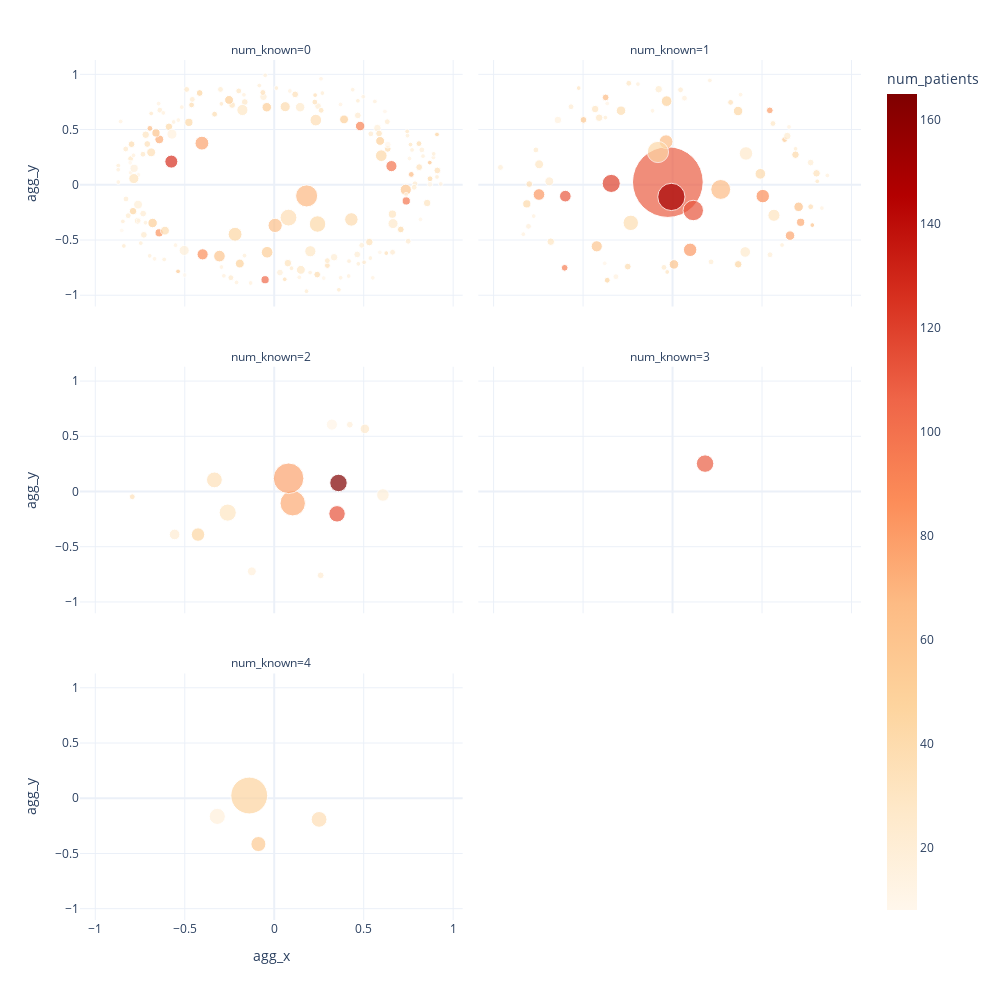

Notebook cell for this chart:
### Markdown cell above
## Clique Motifs with Patient Responses

### Code cell
clique_response_frame = clique_motif_frame.merge(number_responses)

fig = px.scatter(
    clique_response_frame, x = 'agg_x', y = 'agg_y', size = 'membership',
    size_max = 50, hover_name='clique_idx', hover_data=['qseqid', 'sequences', 'sseqid'],
    color = 'num_patients', color_continuous_scale="OrRd",
    facet_col="num_known",facet_col_wrap=2
)

fig.update_layout(
    height = 1000, width = 1000
)

fig.write_html("../figures/enriched_set_clique_motifs/patient_responses.html")

fig

### Figure 1 — Plotly figure (JSON) as saved in the notebook; plotly's stock layout.template omitted (floating-point values rounded to 4 significant figures; data arrays with more than 128 entries replaced by an {"elided": "..."} marker saying what was removed)
{"data": [{"customdata": {"elided": "178 empty rows"}, "hovertemplate": "<b>%{hovertext}</b><br><br>num_known=0<br>agg_x=%{x}<br>agg_y=%{y}<br>membership=%{marker.size}<br>qseqid=%{customdata[0]}<br>sequences=%{customdata[1]}<br>sseqid=%{customdata[2]}<br>num_patients=%{marker.color}<extra></extra>", "hovertext": {"elided": "178 int values"}, "legendgroup": "", "marker": {"color": {"elided": "178 int values"}, "coloraxis": "coloraxis", "size": {"elided": "178 int values"}, "sizemode": "area", "sizeref": 0.1768, "symbol": "circle"}, "mode": "markers", "name": "", "orientation": "v", "showlegend": false, "type": "scatter", "x": {"elided": "178 float values"}, "xaxis": "x5", "y": {"elided": "178 float values"}, "yaxis": "y5"}, {"customdata": {"elided": "77 rows, 241 str values in total"}, "hovertemplate": "<b>%{hovertext}</b><br><br>num_known=1<br>agg_x=%{x}<br>agg_y=%{y}<br>membership=%{marker.size}<br>qseqid=%{customdata[0]}<br>sequences=%{customdata[1]}<br>sseqid=%{customdata[2]}<br>num_patients=%{marker.color}<extra></extra>", "hovertext": [266, 269, 227, 243, 201, 221, 197, 235, 203, 202, 232, 249, 215, 250, 264, 261, 0, 187, 86, 82, 77, 74, 70, 193, 64, 62, 59, 58, 55, 48, 47, 87, 46, 37, 36, 32, 29, 27, 26, 22, 19, 9, 8, 7, 6, 3, 41, 89, 137, 93, 160, 155, 163, 153, 151, 150, 90, 149, 165, 138, 171, 136, 135, 131, 134, 110, 125, 94, 176, 117, 115, 114, 173, 106, 103, 97, 96], "legendgroup": "", "marker": {"color": [29, 32, 31, 13, 16, 20, 16, 60, 15, 18, 23, 16, 16, 18, 11, 17, 109, 21, 34, 41, 74, 24, 30, 16, 60, 76, 38, 45, 62, 41, 25, 30, 49, 82, 111, 32, 86, 26, 81, 65, 38, 120, 66, 112, 43, 150, 58, 41, 29, 23, 20, 17, 22, 18, 46, 30, 31, 21, 25, 20, 37, 25, 24, 67, 54, 57, 39, 28, 35, 21, 94, 80, 15, 37, 23, 45, 16], "coloraxis": "coloraxis", "size": [2, 2, 2, 2, 2, 2, 2, 2, 2, 2, 2, 2, 2, 2, 2, 2, 442, 2, 5, 6, 6, 7, 7, 2, 8, 8, 8, 8, 8, 10, 10, 5, 10, 12, 12, 13, 16, 16, 16, 17, 21, 29, 35, 37, 40, 66, 11, 5, 3, 5, 3, 3, 3, 3, 3, 3, 5, 3, 3, 3, 3, 3, 3, 4, 3, 4, 4, 5, 3, 4, 4, 4, 3, 4, 5, 5, 5], "sizemode": "area", "sizeref": 0.1768, "symbol": "circle"}, "mode": "markers", "name": "", "orientation": "v", "showlegend": false, "type": "scatter", "x": [0.8088, -0.02977, -0.5246, -0.3652, -0.7758, 0.612, -0.8339, 0.7811, 0.8346, -0.1934, 0.6876, 0.6509, -0.1118, 0.2088, -0.3788, 0.8652, -0.02615, -0.3756, 0.8048, -0.8144, 0.7159, -0.6887, -0.7455, 0.3805, 0.007822, 0.6568, -0.2879, 0.3663, 0.7046, 0.4908, 0.4062, -0.6805, -0.03305, -0.7463, -0.5992, 0.5667, 0.5043, 0.4106, 0.0984, -0.0361, -0.2334, -0.3427, 0.2692, 0.1159, -0.08154, -0.006452, -0.4235, 0.6872, 0.5613, -0.07729, -0.9616, 0.06673, -0.5672, -0.8052, -0.3648, -0.2445, -0.4324, 0.2154, -0.7637, 0.5447, 0.7721, -0.04789, 0.0448, -0.3738, 0.6265, -0.4977, -0.2502, -0.4102, 0.3246, 0.7719, -0.6028, 0.5436, -0.3164, -0.8008, 0.6415, 0.367, -0.641], "xaxis": "x6", "y": [0.03164, -0.7896, 0.8755, 0.736, -0.2835, -0.5455, -0.4476, -0.3651, -0.2113, 0.9116, 0.325, 0.5239, 0.6697, 0.9445, -0.7112, 0.08458, 0.02453, 0.6081, 0.1037, -0.173, -0.3397, 0.03131, 0.1852, 0.8161, -0.721, -0.4605, 0.6705, 0.6679, -0.1995, 0.09914, -0.6082, -0.5152, 0.7574, -0.08808, -0.1028, -0.2762, -0.1026, 0.2839, -0.589, 0.3897, -0.3447, 0.01223, -0.04243, -0.2329, 0.2968, -0.1099, -0.5573, 0.2724, 0.5547, 0.8655, 0.1574, 0.7846, 0.7065, -0.3763, -0.8643, 0.9193, 0.6858, -0.6978, 0.3153, -0.6334, -0.199, -0.7477, 0.8598, 0.791, 0.4096, 0.5874, -0.7409, 0.607, 0.7464, 0.2015, -0.7517, 0.6737, -0.8319, 0.006527, 0.4417, -0.7201, 0.5866], "yaxis": "y6"}, {"customdata": [[["clique_10_MEME-0_6.0e-954", "clique_10_MEME-3_1.7e-007"], ["RNQNVNDRRNFD", "CGLEKGGPPWTP"], ["eid_1067300::cytoadherence_linked_asexual_protein_3.1_[Plasmodium_falciparum_3D7]", "eid_181625::erythrocyte_membrane_protein_1"]], [["clique_12_MEME-0_3.4e-203", "clique_12_MEME-1_7.4e-070"], ["NNEYYKEFYKKL", "DYKTVDKFLNLL"], ["eid_71354::major_merozoite_surface_antigen", "eid_1066699::glutamate-rich_protein_[Plasmodium_falciparum_3D7]"]], [["clique_4_MEME-0_1.3e-2238", "clique_4_MEME-2_1.0e-011"], ["GQQNTGLKNTPS", "LNKDIRNKDLKN"], ["eid_1067917::high_molecular_weight_rhoptry_protein_3_[Plasmodium_falciparum_3D7]", "eid_1066836::erythrocyte_binding_antigen-175_[Plasmodium_falciparum_3D7]"]], [["clique_2_MEME-1_4.1e-546", "clique_2_MEME-5_4.6e-017"], ["YKZLKEVVEENG", "YEQLKDVVEKNG"], ["eid_501542::liver_stage-specific_antigen_1", "eid_11799::Liver_stage_antigen"]], [["clique_15_MEME-0_1.2e-209", "clique_15_MEME-1_1.7e-045"], ["NDTEVKDKVKKQ", "VEEGIKE"], ["eid_1067371::mature_parasite-infected_erythrocyte_surface_antigen_[Plasmodium_falciparum_3D7]", "eid_1068514::mature_parasite-infected_erythrocyte_surface_antigen_[Plasmodium_falciparum_3D7]"]], [["clique_31_MEME-1_7.2e-033", "clique_31_MEME-2_1.6e-011"], ["NADNKED", "FHKILTNTD"], ["eid_1068703::MSP7-like_protein_[Plasmodium_falciparum_3D7]", "eid_73821::Glycophorin-binding_protein"]], [["clique_17_MEME-0_6.0e-280", "clique_17_MEME-1_2.2e-083"], ["RPQFLRWFTEWG", "DEFCRERKKKE"], ["eid_1067630::erythrocyte_binding_antigen-140_[Plasmodium_falciparum_3D7]", "eid_181547::PfEMP1"]], [["clique_25_MEME-0_5.2e-241", "clique_25_MEME-1_2.2e-056"], ["FSDGSAFGGGLP", "GLSVTNS"], ["eid_466413::erythrocyte_membrane_protein", "eid_1068688::duffy_binding-like_merozoite_surface_protein_[Plasmodium_falciparum_3D7]"]], [["clique_140_MEME-0_3.7e-012", "clique_140_MEME-1_9.8e-006"], ["HDIYDIDTF", "DMCKKCDEIKYL"], ["eid_1067530::erythrocyte_binding_antigen-140_[Plasmodium_falciparum_3D7]", "eid_1066720::erythrocyte_binding_antigen-140_[Plasmodium_falciparum_3D7]"]], [["clique_40_MEME-0_7.9e-324", "clique_40_MEME-1_3.1e-051"], ["SNGREDKVSNGG", "DEVSNGRED"], ["eid_914261::S-antigen_[Plasmodium_falciparum_3D7]", "eid_913339::S-antigen_[Plasmodium_falciparum_3D7]"]], [["clique_49_MEME-0_1.2e-048", "clique_49_MEME-2_5.6e-007"], ["INNMYVKEFYEK", "CWDKCDPFEQW"], ["eid_179993::merozoite_surface_protein_8", "eid_1067841::erythrocyte_binding_antigen-175_[Plasmodium_falciparum_3D7]"]], [["clique_57_MEME-0_1.9e-064", "clique_57_MEME-1_3.3e-023"], ["EFYKKLKEKTYN", "NSINNIYY"], ["eid_1066998::cytoadherence_linked_asexual_protein_3.2_[Plasmodium_falciparum_3D7]", "eid_1068183::cytoadherence_linked_asexual_protein_8_[Plasmodium_falciparum_3D7]"]], [["clique_119_MEME-0_2.9e-030", "clique_119_MEME-1_1.8e-012"], ["MSIHDGMKGQKY", "QNKNYKHLTDEE"], ["eid_1066929::erythrocyte_binding_antigen-165_[Plasmodium_falciparum_3D7]", "eid_913567::conserved_Plasmodium_protein"]], [["clique_112_MEME-0_7.6e-011", "clique_112_MEME-1_4.1e-008"], ["FIQEDQEGQTHS", "NVPSGLDIDDIP"], ["eid_1066701::glutamate-rich_protein_[Plasmodium_falciparum_3D7]", "eid_1068139::glutamate-rich_protein_[Plasmodium_falciparum_3D7]"]], [["clique_69_MEME-0_2.0e-069", "clique_69_MEME-2_2.4e-010"], ["PQYLRWFEEWAE", "VPTYFDY"], ["eid_70460::erythrocyte_membrane_protein_1_var_IT-ICAM", "eid_236163::EMP1"]]], "hovertemplate": "<b>%{hovertext}</b><br><br>num_known=2<br>agg_x=%{x}<br>agg_y=%{y}<br>membership=%{marker.size}<br>qseqid=%{customdata[0]}<br>sequences=%{customdata[1]}<br>sseqid=%{customdata[2]}<br>num_patients=%{marker.color}<extra></extra>", "hovertext": [10, 12, 4, 2, 15, 31, 17, 25, 140, 40, 49, 57, 119, 112, 69], "legendgroup": "", "marker": {"color": [165, 30, 74, 77, 113, 19, 35, 45, 35, 11, 22, 26, 18, 22, 17], "coloraxis": "coloraxis", "size": [27, 26, 57, 83, 24, 14, 22, 16, 3, 11, 10, 8, 4, 4, 7], "sizemode": "area", "sizeref": 0.1768, "symbol": "circle"}, "mode": "markers", "name": "", "orientation": "v", "showlegend": false, "type": "scatter", "x": [0.3592, -0.2599, 0.1034, 0.08026, 0.3511, 0.6075, -0.3344, -0.4259, -0.7933, 0.3222, -0.5566, 0.5066, 0.4224, 0.2596, -0.1252], "xaxis": "x3", "y": [0.0775, -0.191, -0.106, 0.1196, -0.2022, -0.03124, 0.1053, -0.3898, -0.04763, 0.6059, -0.3887, 0.5673, 0.6053, -0.7591, -0.7228], "yaxis": "y3"}, {"customdata": [[["clique_11_MEME-0_1.5e-339", "clique_11_MEME-1_2.1e-089", "clique_11_MEME-3_1.1e-013"], ["QHEIVEVEEILP", "EDKNEKV", "HTEQLDLDHKTV"], ["eid_469456::glutamate-rich_protein", "eid_913436::glutamate-rich_protein_[Plasmodium_falciparum_3D7]", "eid_1067856::glutamate-rich_protein_[Plasmodium_falciparum_3D7]"]]], "hovertemplate": "<b>%{hovertext}</b><br><br>num_known=3<br>agg_x=%{x}<br>agg_y=%{y}<br>membership=%{marker.size}<br>qseqid=%{customdata[0]}<br>sequences=%{customdata[1]}<br>sseqid=%{customdata[2]}<br>num_patients=%{marker.color}<extra></extra>", "hovertext": [11], "legendgroup": "", "marker": {"color": [109], "coloraxis": "coloraxis", "size": [27], "sizemode": "area", "sizeref": 0.1768, "symbol": "circle"}, "mode": "markers", "name": "", "orientation": "v", "showlegend": false, "type": "scatter", "x": [0.1819], "xaxis": "x4", "y": [0.2526], "yaxis": "y4"}, {"customdata": [[["clique_18_MEME-0_8.1e-803", "clique_18_MEME-1_1.2e-044", "clique_18_MEME-2_1.4e-022", "clique_18_MEME-3_3.0e-014"], ["PNANPNANPNAN", "PNANPNA", "RKPKHKKLKQPG", "QGNGQGHNM"], ["eid_756411::Circumsporozoite_protein_precursor", "eid_68038::Circumsporozoite_protein_precursor", "eid_45110::Circumsporozoite_protein_precursor", "eid_118868::Circumsporozoite_protein_precursor"]], [["clique_20_MEME-0_3.6e-104", "clique_20_MEME-1_4.2e-063", "clique_20_MEME-2_3.1e-017", "clique_20_MEME-3_1.4e-013", "clique_20_MEME-4_3.3e-007"], ["EEEDEEDIEEEN", "QQSEKKSISKVD", "EKELSNQ", "ETNDTEDTD", "DIIKHNEDVR"], ["eid_1067086::mature_parasite-infected_erythrocyte_surface_antigen_[Plasmodium_falciparum_3D7]", "eid_1068135::duffy_binding-like_merozoite_surface_protein_[Plasmodium_falciparum_3D7]", "eid_1067872::duffy_binding-like_merozoite_surface_protein_[Plasmodium_falciparum_3D7]", "eid_1068370::duffy_binding-like_merozoite_surface_protein_[Plasmodium_falciparum_3D7]"]], [["clique_1_MEME-0_3.3e-1426", "clique_1_MEME-3_3.5e-125", "clique_1_MEME-5_1.1e-022", "clique_1_MEME-8_2.6e-008"], ["GYSGIDJIBDVL", "VAKLTNSDP", "RKENELF", "WLDRHRD"], ["eid_913933::RAP_protein", "eid_73821::Glycophorin-binding_protein", "eid_73540::PfEMP1_variant_1_of_strain_MC", "eid_913519::erythrocyte_membrane_protein_1_(PfEMP1)"]], [["clique_16_MEME-0_2.1e-305", "clique_16_MEME-1_2.2e-052", "clique_16_MEME-2_8.5e-013", "clique_16_MEME-4_1.7e-007"], ["EGGACANSKIKG", "MCDLNLEHJ", "DVHNTQNTHDLL", "AFHSNTPGNQR"], ["eid_1067148::antigen_332", "eid_181762::PfEMP1", "eid_181618::erythrocyte_membrane_protein_1", "eid_1067253::high_molecular_weight_rhoptry_protein_3_[Plasmodium_falciparum_3D7]"]]], "hovertemplate": "<b>%{hovertext}</b><br><br>num_known=4<br>agg_x=%{x}<br>agg_y=%{y}<br>membership=%{marker.size}<br>qseqid=%{customdata[0]}<br>sequences=%{customdata[1]}<br>sseqid=%{customdata[2]}<br>num_patients=%{marker.color}<extra></extra>", "hovertext": [18, 20, 1, 16], "legendgroup": "", "marker": {"color": [37, 56, 47, 17], "coloraxis": "coloraxis", "size": [22, 20, 120, 23], "sizemode": "area", "sizeref": 0.1768, "symbol": "circle"}, "mode": "markers", "name": "", "orientation": "v", "showlegend": false, "type": "scatter", "x": [0.2507, -0.08843, -0.1398, -0.3181], "xaxis": "x", "y": [-0.1914, -0.4147, 0.02452, -0.1645], "yaxis": "y"}], "layout": {"annotations": [{"font": {}, "showarrow": false, "text": "num_known=4", "x": 0.245, "xanchor": "center", "xref": "paper", "y": 0.2867, "yanchor": "bottom", "yref": "paper"}, {"font": {}, "showarrow": false, "text": "num_known=2", "x": 0.245, "xanchor": "center", "xref": "paper", "y": 0.6433, "yanchor": "bottom", "yref": "paper"}, {"font": {}, "showarrow": false, "text": "num_known=3", "x": 0.755, "xanchor": "center", "xref": "paper", "y": 0.6433, "yanchor": "bottom", "yref": "paper"}, {"font": {}, "showarrow": false, "text": "num_known=0", "x": 0.245, "xanchor": "center", "xref": "paper", "y": 1.0, "yanchor": "bottom", "yref": "paper"}, {"font": {}, "showarrow": false, "text": "num_known=1", "x": 0.755, "xanchor": "center", "xref": "paper", "y": 1.0, "yanchor": "bottom", "yref": "paper"}], "coloraxis": {"colorbar": {"title": {"text": "num_patients"}}, "colorscale": [[0, "rgb(255,247,236)"], [0.125, "rgb(254,232,200)"], [0.25, "rgb(253,212,158)"], [0.375, "rgb(253,187,132)"], [0.5, "rgb(252,141,89)"], [0.625, "rgb(239,101,72)"], [0.75, "rgb(215,48,31)"], [0.875, "rgb(179,0,0)"], [1, "rgb(127,0,0)"]]}, "height": 1000, "legend": {"itemsizing": "constant", "tracegroupgap": 0}, "margin": {"t": 60}, "width": 1000, "xaxis": {"anchor": "y", "domain": [0, 0.49], "title": {"text": "agg_x"}}, "xaxis2": {"anchor": "y2", "domain": [0.51, 1], "matches": "x", "title": {"text": "agg_x"}}, "xaxis3": {"anchor": "y3", "domain": [0, 0.49], "matches": "x", "showticklabels": false}, "xaxis4": {"anchor": "y4", "domain": [0.51, 1], "matches": "x", "showticklabels": false}, "xaxis5": {"anchor": "y5", "domain": [0, 0.49], "matches": "x", "showticklabels": false}, "xaxis6": {"anchor": "y6", "domain": [0.51, 1], "matches": "x", "showticklabels": false}, "yaxis": {"anchor": "x", "domain": [0, 0.2867], "title": {"text": "agg_y"}}, "yaxis2": {"anchor": "x2", "domain": [0, 0.2867], "matches": "y", "showticklabels": false}, "yaxis3": {"anchor": "x3", "domain": [0.3567, 0.6433], "matches": "y", "title": {"text": "agg_y"}}, "yaxis4": {"anchor": "x4", "domain": [0.3567, 0.6433], "matches": "y", "showticklabels": false}, "yaxis5": {"anchor": "x5", "domain": [0.7133, 1.0], "matches": "y", "title": {"text": "agg_y"}}, "yaxis6": {"anchor": "x6", "domain": [0.7133, 1.0], "matches": "y", "showticklabels": false}}}
